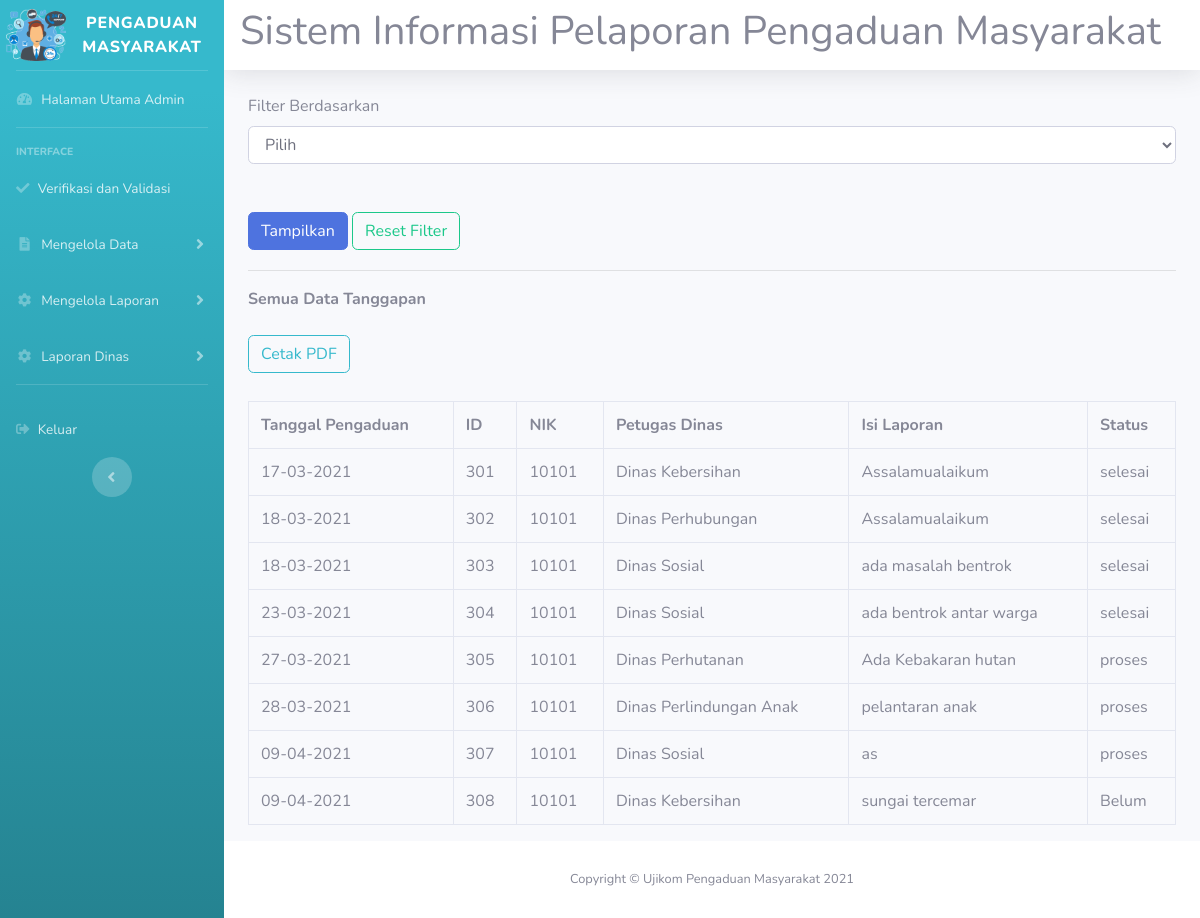
/aplikasi_pengaduanmasyarakat/admin/rifki_reportpengaduan.php, run on the app's committed database.
### tables this page shows
CREATE TABLE `rifki_pengaduan` (
  `rifki_id_pengaduan` int(11) NOT NULL,
  `rifki_tgl_pengaduan` date NOT NULL,
  `rifki_nik` char(16) NOT NULL,
  `rifki_petugasdinas` varchar(30) NOT NULL,
  `rifki_daerah` varchar(32) NOT NULL,
  `rifki_isi_laporan` text NOT NULL,
  `rifki_foto` varchar(255) NOT NULL,
  `rifki_status` enum('Belum','proses','selesai') NOT NULL
);

### aplikasi_pengaduanmasyarakat/admin/rifki_reportpengaduan.php (the view, shortened to what this page needs)
<?php
include "../rifki_koneksi.php";
?>
<html>
<head>
  <link href="../vendor/fontawesome-free/css/all.min.css" rel="stylesheet" type="text/css">
  <link href="../css/sb-admin-2.min.css" rel="stylesheet">
   <link rel="stylesheet" href="../plugin/jquery-ui/jquery-ui.min.css" />
</head>
<body id="page-top">
  <div id="wrapper">
    <ul class="navbar-nav bg-gradient-info sidebar sidebar-dark accordion" id="accordionSidebar">
      <a class="sidebar-brand d-flex align-items-center justify-content-center" href="../rifki_admin.php">
        <img src="../img/admin.png" width="60px">
        <div class="sidebar-brand-text mx-3">Pengaduan Masyarakat</div>
      </a>
      <hr class="sidebar-divider my-0">
      <li class="nav-item">
        <a class="nav-link" href="../admin/rifki_admin.php">
          <i class="fas fa-fw fa-tachometer-alt"></i>
          <span>Halaman Utama Admin</span></a>
      </li>
      <hr class="sidebar-divider">
      <div class="sidebar-heading">
        Interface
      </div>
      <li class="nav-item">
        <a class="nav-link" href="?url=rifki_verifikasi">
          <i class="fas fa-check"></i>
          <span>Verifikasi dan Validasi</span></a>
      </li>
      <li class="nav-item">
        <a class="nav-link collapsed" href="#" data-toggle="collapse" data-target="#collapseTwo" aria-expanded="true" aria-controls="collapseTwo">
          <i class="fas fa-fw fa-file-alt"></i>
          <span>Mengelola Data</span>
        </a>
      </li>
      <li class="nav-item">
        <a class="nav-link collapsed" href="#" data-toggle="collapse" data-target="#collapseThree" aria-expanded="true" aria-controls="collapseThree">
          <i class="fas fa-fw fa-cog"></i>
          <span>Mengelola Laporan</span>
        </a>
      </li>
      <li class="nav-item">
        <a class="nav-link collapsed" href="#" data-toggle="collapse" data-target="#collapseFour" aria-expanded="true" aria-controls="collapseFour">
          <i class="fas fa-fw fa-cog"></i>
          <span>Laporan Dinas</span>
        </a>
      </li>
      <hr class="sidebar-divider d-none d-md-block">
      <li class="nav-item">
        <a class="nav-link" href="../rifki_logout2.php">
          <i class="fas fa-sign-out-alt"></i>
          <span>Keluar</span></a>
      </li>
      <div class="text-center d-none d-md-inline">
        <button class="rounded-circle border-0" id="sidebarToggle"></button>
      </div>
    </ul>
    <div id="content-wrapper" class="d-flex flex-column">
      <div id="content">
        <nav class="navbar navbar-expand navbar-light bg-white topbar mb-4 static-top shadow">
          <h1>Sistem Informasi Pelaporan Pengaduan Masyarakat</h1>
        </nav>
        <div class="container-fluid">
          <form method="get" action="">
        <label>Filter Berdasarkan</label><br>
        <select name="filter" id="filter" class="form-control">
            <option value="">Pilih</option>
        </select>
        <br /><br />
                <?php
                $query = "SELECT YEAR(rifki_tgl_pengaduan) AS tahun FROM rifki_pengaduan GROUP BY YEAR(rifki_tgl_pengaduan)";
                ?>
        <button type="submit" class="btn mb-1 btn-primary">Tampilkan</button>
        <a href="percobaan_report.php" class="btn mb-1 btn-rounded btn-outline-success">Reset Filter</a>
    </form>
    <hr />
    <?php
    if(isset($_GET['filter']) && ! empty($_GET['filter'])){
        $filter = $_GET['filter'];
        if($filter == '1'){
            $tgl = date('d-m-y', strtotime($_GET['tanggal']));
            echo '<b>Data Tanggapan Tanggal '.$tgl.'</b><br /><br />';
            echo '<a href="neni_print_tanggapan.php?filter=1&tanggal='.$_GET['tanggal'].'" class="btn mb-1 btn-rounded btn-outline-info">Cetak PDF</a><br /><br />';
            $query = "SELECT * FROM rifki_pengaduan WHERE DATE(rifki_tgl_pengaduan)='".$_GET['tanggal']."'";
        }else if($filter == '2'){
            $nama_bulan = array('', 'Januari','Februari','Maret','April','Mei','Juni','Juli','Agustus','September','Oktober','November','Desember');
            echo '<b>Data Tanggapan Bulan '.$nama_bulan[$_GET['bulan']].' '.$_GET['tahun'].'</b><br /><br />';
            echo '<a href="neni_print_tanggapan.php?filter=2&bulan='.$_GET['bulan'].'&tahun='.$_GET['tahun'].'" class="btn mb-1 btn-rounded btn-outline-info">Cetak PDF</a><br /><br />';
            $query = "SELECT * FROM rifki_pengaduan WHERE MONTH(rifki_tgl_pengaduan)='".$_GET['bulan']."' AND YEAR(rifki_tgl_pengaduan)='".$_GET['tahun']."'";
        }else {
            echo '<b>Data Pengaduan Tahun '.$_GET['tahun'].'</b><br /><br />';
            echo '<a href="neni_print_tanggapan.php?filter=3&tahun='.$_GET['tahun'].'" class="btn mb-1 btn-rounded btn-outline-info">Cetak PDF</a><br /><br />';
            $query = "SELECT * FROM rifki_pengaduan WHERE YEAR(rifki_tgl_pengaduan)='".$_GET['tahun']."'";
            }
    }else{
        echo '<b>Semua Data Tanggapan</b><br /><br />';
        echo '<a href="neni_print_tanggapan.php" class="btn mb-1 btn-rounded btn-outline-info">Cetak PDF</a><br /><br />';
        $query = "SELECT * FROM rifki_pengaduan ORDER BY rifki_tgl_pengaduan";
    }
    ?>
    <table border='1' cellspacing="0" cellpadding='5' class="table table-bordered table-basic ">
    <tr>
        <th>Tanggal Pengaduan</th>
        <th>ID</th>
        <th>NIK</th>
        <th>Petugas Dinas</th>
        <th>Isi Laporan</th>
        <th>Status</th>
    </tr>
    <?php
    $sql = mysqli_query($koneksi, $query);
    $row = mysqli_num_rows($sql);
    if($row > 0){
        while($data = mysqli_fetch_array($sql)){
            $tgl = date('d-m-Y', strtotime($data['rifki_tgl_pengaduan']));
             echo "<tr>";
            echo "<td>".$tgl."</td>";
            echo "<td>".$data['rifki_id_pengaduan']."</td>";
            echo "<td>".$data['rifki_nik']."</td>";
            echo "<td>".$data['rifki_petugasdinas']."</td>";
            echo "<td>".$data['rifki_isi_laporan']."</td>";
            echo "<td>".$data['rifki_status']."</td>";
            echo "</tr>";
        }
    }else{
        echo "<tr><td colspan='5'>Data tidak ada</td></tr>";
    }
    ?>
    </table>
        </div>
      </div>
      <footer class="sticky-footer bg-white">
        <div class="container my-auto">
          <div class="copyright text-center my-auto">
            <span>Copyright &copy; Ujikom Pengaduan Masyarakat 2021</span>
          </div>
        </div>
      </footer>
    </div>
  </div>
</body>
</html>

### data on the page
rifki_pengaduan: rifki_tgl_pengaduan "17-03-2021", rifki_id_pengaduan "301", rifki_nik "10101", rifki_petugasdinas "Dinas Kebersihan", rifki_isi_laporan "Assalamualaikum", rifki_status "selesai"
rifki_pengaduan: rifki_tgl_pengaduan "18-03-2021", rifki_id_pengaduan "302", rifki_nik "10101", rifki_petugasdinas "Dinas Perhubungan", rifki_isi_laporan "Assalamualaikum", rifki_status "selesai"
rifki_pengaduan: rifki_tgl_pengaduan "18-03-2021", rifki_id_pengaduan "303", rifki_nik "10101", rifki_petugasdinas "Dinas Sosial", rifki_isi_laporan "ada masalah bentrok", rifki_status "selesai"
rifki_pengaduan: rifki_tgl_pengaduan "23-03-2021", rifki_id_pengaduan "304", rifki_nik "10101", rifki_petugasdinas "Dinas Sosial", rifki_isi_laporan "ada bentrok antar warga", rifki_status "selesai"
rifki_pengaduan: rifki_tgl_pengaduan "27-03-2021", rifki_id_pengaduan "305", rifki_nik "10101", rifki_petugasdinas "Dinas Perhutanan", rifki_isi_laporan "Ada Kebakaran hutan", rifki_status "proses"
rifki_pengaduan: rifki_tgl_pengaduan "28-03-2021", rifki_id_pengaduan "306", rifki_nik "10101", rifki_petugasdinas "Dinas Perlindungan Anak", rifki_isi_laporan "pelantaran anak", rifki_status "proses"
rifki_pengaduan: rifki_tgl_pengaduan "09-04-2021", rifki_id_pengaduan "307", rifki_nik "10101", rifki_petugasdinas "Dinas Sosial", rifki_isi_laporan "as", rifki_status "proses"
rifki_pengaduan: rifki_tgl_pengaduan "09-04-2021", rifki_id_pengaduan "308", rifki_nik "10101", rifki_petugasdinas "Dinas Kebersihan", rifki_isi_laporan "sungai tercemar", rifki_status "Belum"
